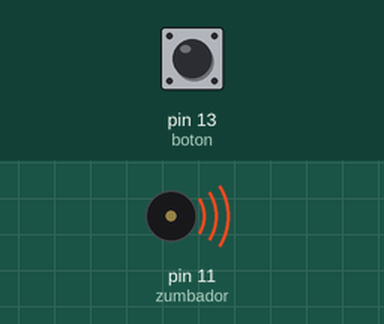
Simulated run of this sketch. Board: Arduino Uno, built with avr-gcc and run on an emulated ATmega328P. Parts: buzzer (waves = sounding). The test bench sets the inputs (shaded band); at power-on: pin 13 (boton) HIGH.

Above: at 0.1 s.
At 2.1 s:
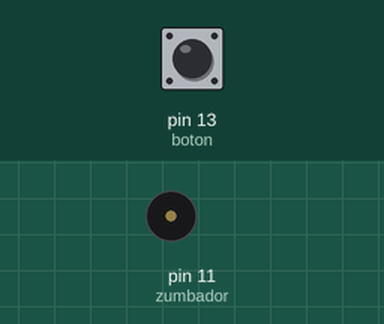
Timing chart, 0 to 3.6 s (numbered marks = the images above):
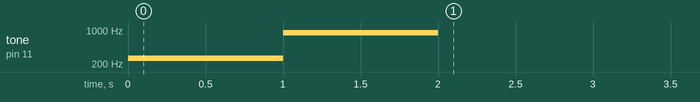

The sketch:

Zumba_pasivo.ino
```cpp
#include <pitches.h>
#define zumbador 11
#define espera 1000
#define boton 13

int melody[] = {
  NOTE_C4, NOTE_A5};
bool state = true;

void setup() {
  pinMode(boton, 0);
  pinMode(zumbador, 1);
}

void loop() {
  if (digitalRead(boton) == 0)
  {
    state = true;
  delay(300);
  }
  if (state == true)
  {
    for (int i = 0; i < (sizeof(melody) - 1); i++)
    {
      tone(11, melody[i], espera);
      delay(espera + 1);
    }
    state = false;
  }
}
```

Measured:
- by itself, tone on pin 11 (zumbador): silent → 262 Hz at 0.00 s, → 880 Hz 1.0 s later, → silent 1.0 s later
